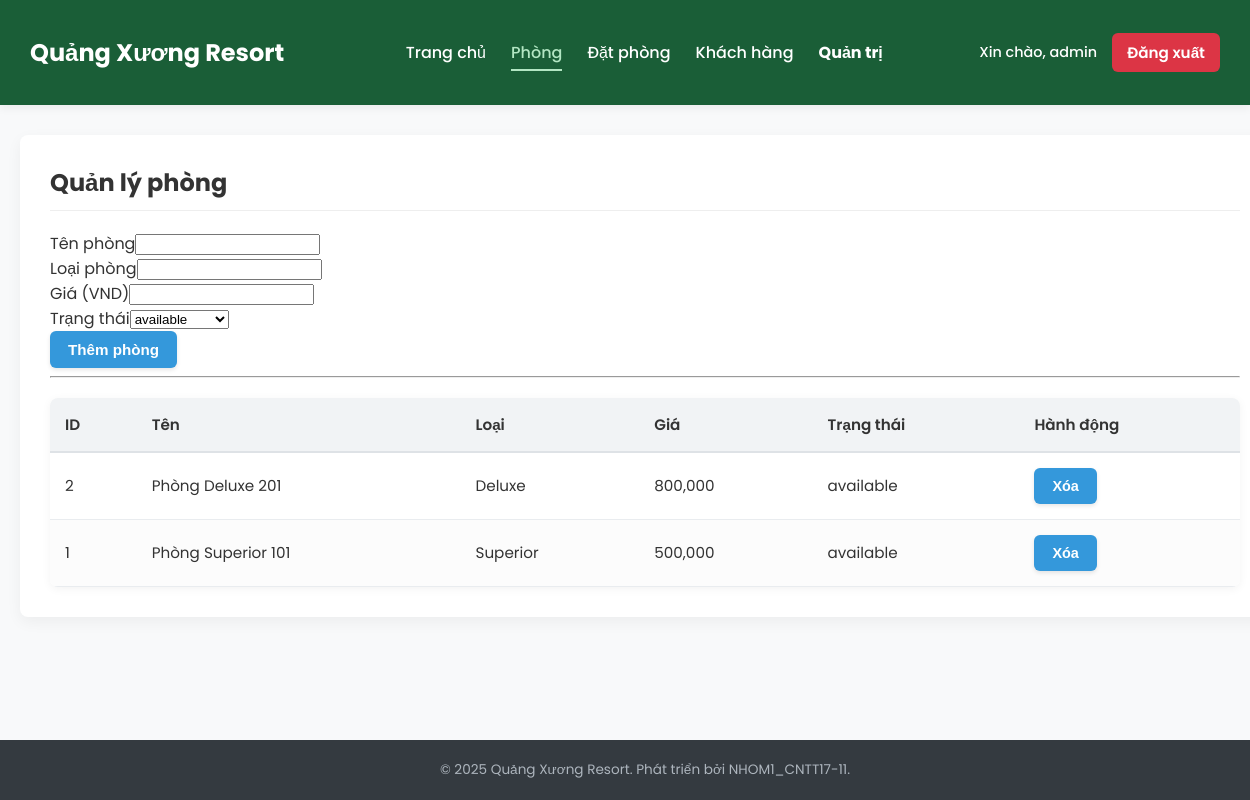
Page /admin/rooms.php (signed in) on the committed database.
### tables this page shows
CREATE TABLE rooms (
  id INT AUTO_INCREMENT PRIMARY KEY,
  room_name VARCHAR(191) NOT NULL,
  room_type VARCHAR(100),
  price INT NOT NULL DEFAULT 0,
  status ENUM('available','booked','maintenance') DEFAULT 'available',
  created_at TIMESTAMP DEFAULT CURRENT_TIMESTAMP
);

### admin/rooms.php (the view, shortened to what this page needs)
<?php
require_once __DIR__ . '/../config.php';
$res = $mysqli->query('SELECT * FROM rooms ORDER BY id DESC');
require_once __DIR__ . '/../includes/header.php';
?>
<section>
  <h2>Quản lý phòng</h2>
  <form method="post" action="rooms.php">
    <div class="form-group"><label>Tên phòng</label><input name="room_name" required></div>
    <div class="form-group"><label>Loại phòng</label><input name="room_type" required></div>
    <div class="form-group"><label>Giá (VND)</label><input name="price" type="number" required></div>
    <div class="form-group"><label>Trạng thái</label><select name="status"><option value="available">available</option><option value="booked">booked</option><option value="maintenance">maintenance</option></select></div>
    <button class="btn" type="submit">Thêm phòng</button>
  </form>
  <hr>
  <table class="table">
    <thead><tr><th>ID</th><th>Tên</th><th>Loại</th><th>Giá</th><th>Trạng thái</th><th>Hành động</th></tr></thead>
    <tbody>
    <?php while($r=$res->fetch_assoc()): ?>
      <tr>
        <td><?=$r['id']?></td>
        <td><?=htmlspecialchars($r['room_name'])?></td>
        <td><?=htmlspecialchars($r['room_type'])?></td>
        <td><?=number_format($r['price'])?></td>
        <td><?=htmlspecialchars($r['status'])?></td>
        <td>
          <form method="post" style="display:inline">
            <button class="btn" onclick="return confirm('Xác nhận xóa?')">Xóa</button>
          </form>
        </td>
      </tr>
    <?php endwhile; ?>
    </tbody>
  </table>
</section>
<?php require_once __DIR__ . '/../includes/footer.php'; ?>

### style.css (style rules this page uses)
:root { --color-primary: #1a5e37; --color-accent: #3498db; --color-bg-light: #f8f9fa; --color-shadow: rgba(0, 0, 0, 0.05); }
body { margin: 0; font-family: 'Poppins', sans-serif; color: #333; background-color: var(--color-bg-light); min-height: 100vh; display: flex; flex-direction: column; }
.btn { display: inline-block; background-color: var(--color-accent); color: white; text-decoration: none; border-radius: 6px; padding: 10px 18px; cursor: pointer; font-weight: 600; font-size: 0.95em; border: none; transition: background-color 0.3s, transform 0.1s, box-shadow 0.3s; box-shadow: 0 2px 4px rgba(0, 0, 0, 0.1); }
section { background: #fff; padding: 30px; border-radius: 8px; box-shadow: 0 5px 15px var(--color-shadow); margin-bottom: 30px; }
section h2, section h3 { font-family: 'Poppins', sans-serif; color: #333; border-bottom: 1px solid #eee; padding-bottom: 10px; margin-top: 0; }
.table { width: 100%; border-collapse: separate; border-spacing: 0; margin-top: 20px; font-size: 0.95em; overflow: hidden; border-radius: 8px; box-shadow: 0 2px 10px rgba(0, 0, 0, 0.05); }
.table thead th { background-color: #f1f3f5; color: #333; text-align: left; padding: 15px; font-weight: 600; border-bottom: 2px solid #dee2e6; }
.table tbody td { padding: 15px; border-bottom: 1px solid #e9ecef; vertical-align: middle; }
.table tbody tr:nth-child(even) { background-color: #fcfcfc; }

### rows in the picture
rooms: id "2", room_name "Phòng Deluxe 201", room_type "Deluxe", price "800,000", status "available"
rooms: id "1", room_name "Phòng Superior 101", room_type "Superior", price "500,000", status "available"

### other values in the picture
$_SESSION['user']['username'] "admin"
